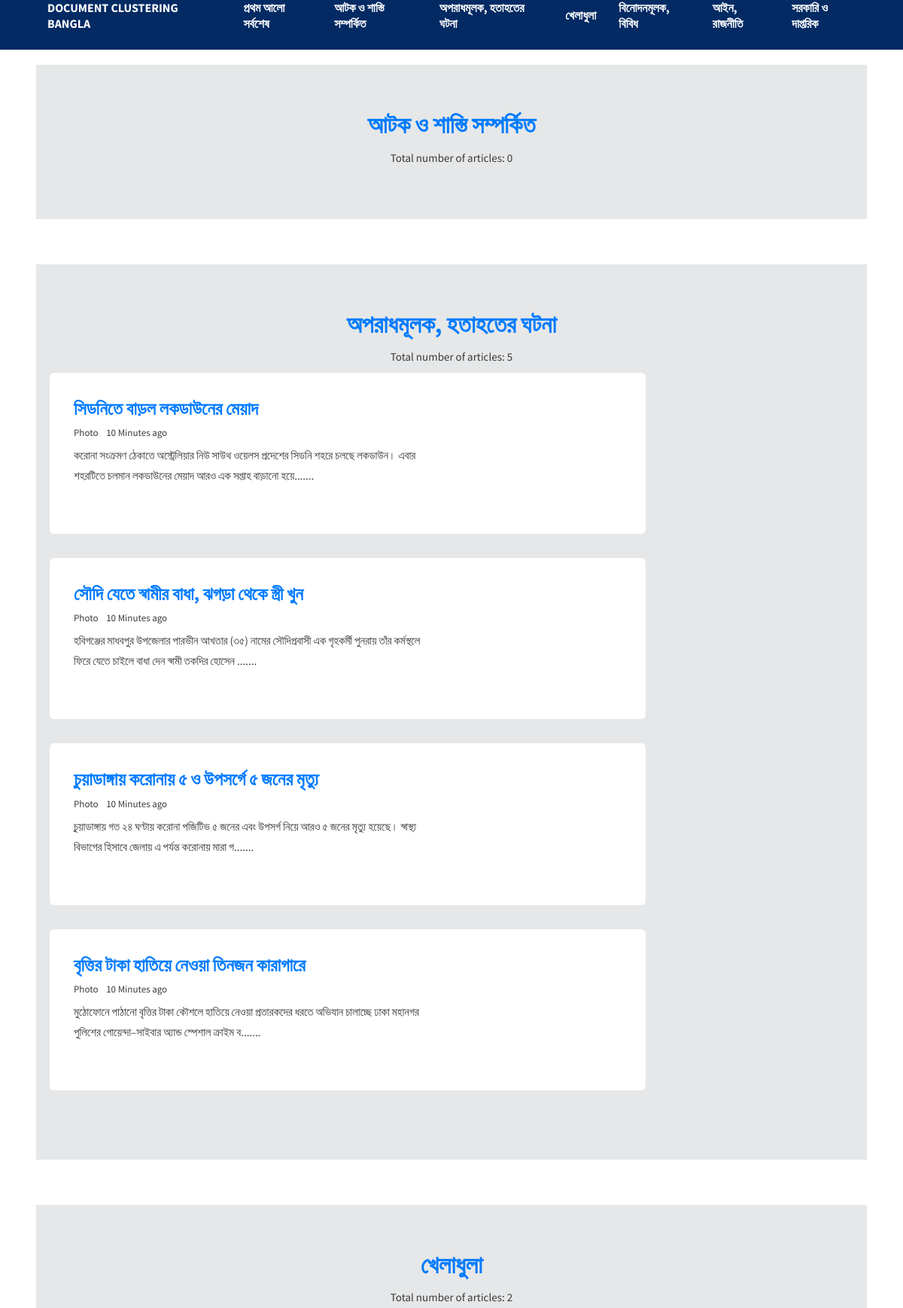
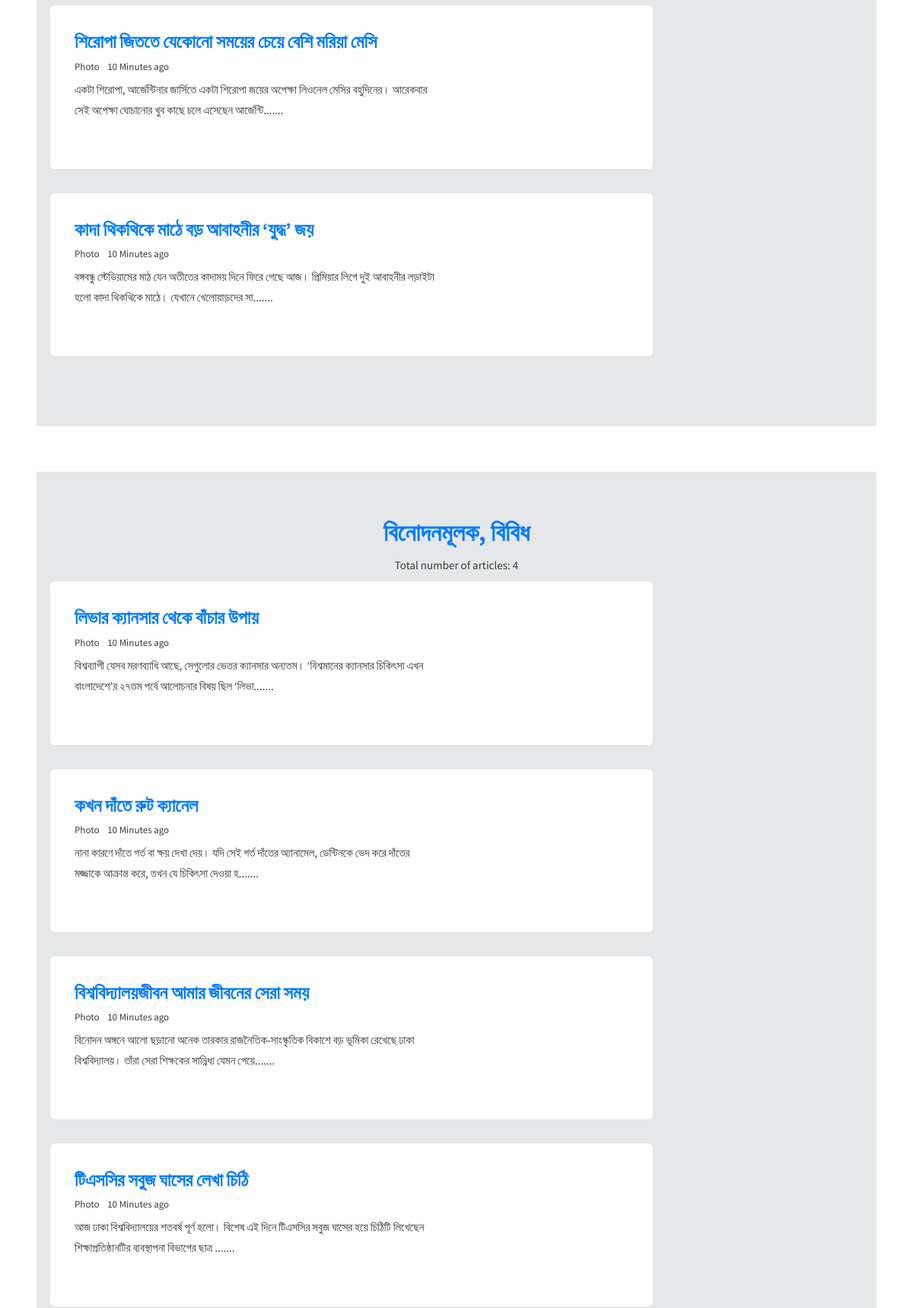
Page /viewprothomalo (upper part) on the committed database (2 pictures, top to bottom).
### blog/models.py (models this page shows, shortened)
class Pcluster(models.Model):
    cluster_no = models.IntegerField(default=0, unique=True)
    item_count = models.IntegerField(default = 0)
    news_type = models.CharField(max_length=200,null=True)

class Particle(models.Model):
    cluster = models.ForeignKey(Pcluster, on_delete=models.CASCADE)
    headline = models.CharField(max_length = 200, unique=True)
    content = models.CharField(max_length=2000,null=True, unique=True)

### blog/views.py (the view)
# urls.py: path('viewprothomalo', views.viewprothomalo, name = 'viewprothomalo'),
def viewprothomalo(request):
    clusters= Pcluster.objects.all()
    blusters= Cluster.objects.all()
    mylist = zip(clusters, blusters)
    context = {'mylist':mylist}
    return render(request, 'prothomalo.html',context)

### blog/templates/prothomalo.html (shortened to what this page needs)
{% extends 'base.html' %}
{% block body %}
{% for cluster, bluster in mylist %}
<div class="content-wrapper">
    <div class="container">
        <h1 class="mb-2 font-weight-600">
            <center>
                <a href="{% url 'blog:detail' cluster.cluster_no %}">{{cluster.news_type}}</a>
            </center>
        </h1>
        <center>
            <p>Total number of articles: {{cluster.item_count}}</p>
        </center>
    </div>
    {% for article in cluster.particle_set.all|slice:":6"%}
    <div class="container">
        <div class="row" data-aos="fade-up">
            <div class="col-lg-9 stretch-card grid-margin">
                <div class="card">
                  <div class="card-body">
                    <div class="row">
                        <div class="col-sm-8  grid-margin">
                            <a href="{% url 'blog:particle' article.id %}">
                            <h2 class="mb-2 font-weight-600">
                                {{article.headline}}
                            </h2>
                            </a>
                            <div class="fs-13 mb-2">
                              <span class="mr-2">Photo </span>10 Minutes ago
                            </div>
                            <p class="mb-0">
                                {{article.content|slice:":140"}}.......
                            </p>
                          </div>
                    </div>
                  </div>
                </div>
            </div>
        </div>
    </div>
    {% endfor %}
</div>
<br>
<br>
<br>
{% endfor %}
{% endblock %}

### rows in the picture
Pcluster: news_type "আটক ও শাস্তি সম্পর্কিত", item_count "0"
Pcluster: news_type "অপরাধমূলক, হতাহতের ঘটনা", item_count "5"
Particle: headline "সিডনিতে বাড়ল লকডাউনের মেয়াদ", content "করোনা সংক্রমণ ঠেকাতে অস্ট্রেলিয়ার নিউ সাউথ ওয়েলস প্রদেশের সিডনি শহরে চলছে লকডাউন। এবার শহরটিতে চলমান লকডাউনের মেয়াদ আরও এক সপ্তাহ বাড়ানো হয়ে"
Particle: headline "সৌদি যেতে স্বামীর বাধা, ঝগড়া থেকে স্ত্রী খুন", content "হবিগঞ্জের মাধবপুর উপজেলার পারভীন আখতার (৩৫) নামের সৌদিপ্রবাসী এক গৃহকর্মী পুনরায় তাঁর কর্মস্থলে ফিরে যেতে চাইলে বাধা দেন স্বামী তকদির হোসেন"
Particle: headline "চুয়াডাঙ্গায় করোনায় ৫ ও উপসর্গে ৫ জনের মৃত্যু", content "চুয়াডাঙ্গায় গত ২৪ ঘণ্টায় করোনা পজিটিভ ৫ জনের এবং উপসর্গ নিয়ে আরও ৫ জনের মৃত্যু হয়েছে। স্বাস্থ্য বিভাগের হিসাবে জেলায় এ পর্যন্ত করোনায় মারা গ"
Particle: headline "বৃত্তির টাকা হাতিয়ে নেওয়া তিনজন কারাগারে", content "মুঠোফোনে পাঠানো বৃত্তির টাকা কৌশলে হাতিয়ে নেওয়া প্রতারকদের ধরতে অভিযান চালাচ্ছে ঢাকা মহানগর পুলিশের গোয়েন্দা–সাইবার অ্যান্ড স্পেশাল ক্রাইম ব"
Pcluster: news_type "খেলাধুলা", item_count "2"
Particle: headline "শিরোপা জিততে যেকোনো সময়ের চেয়ে বেশি মরিয়া মেসি", content "একটা শিরোপা, আর্জেন্টিনার জার্সিতে একটা শিরোপা জয়ের অপেক্ষা লিওনেল মেসির বহুদিনের। আরেকবার সেই অপেক্ষা ঘোচানোর খুব কাছে চলে এসেছেন আর্জেন্টি"
Particle: headline "কাদা থিকথিকে মাঠে বড় আবাহনীর ‘যুদ্ধ’ জয়", content "বঙ্গবন্ধু স্টেডিয়ামের মাঠ যেন অতীতের কাদাময় দিনে ফিরে গেছে আজ। প্রিমিয়ার লিগে দুই আবাহনীর লড়াইটা হলো কাদা থিকথিকে মাঠে। যেখানে খেলোয়াড়দের সা"
Pcluster: news_type "বিনোদনমূলক, বিবিধ", item_count "4"
Particle: headline "লিভার ক্যানসার থেকে বাঁচার উপায়", content "বিশ্বব্যাপী যেসব মরণব্যাধি আছে, সেগুলোর ভেতর ক্যানসার অন্যতম। ‘বিশ্বমানের ক্যানসার চিকিৎসা এখন বাংলাদেশে’র ২৭তম পর্বে আলোচনার বিষয় ছিল ‘লিভা"
Particle: headline "কখন দাঁতে রুট ক্যানেল", content "নানা কারণে দাঁতে গর্ত বা ক্ষয় দেখা দেয়। যদি সেই গর্ত দাঁতের অ্যানামেল, ডেন্টিনকে ভেদ করে দাঁতের মজ্জাকে আক্রান্ত করে, তখন যে চিকিৎসা দেওয়া হ"
Particle: headline "বিশ্ববিদ্যালয়জীবন আমার জীবনের সেরা সময়", content "বিনোদন অঙ্গনে আলো ছড়ানো অনেক তারকার রাজনৈতিক-সাংস্কৃতিক বিকাশে বড় ভূমিকা রেখেছে ঢাকা বিশ্ববিদ্যালয়। তাঁরা সেরা শিক্ষকের সান্নিধ্য যেমন পেয়ে"
Particle: headline "টিএসসির সবুজ ঘাসের লেখা চিঠি", content "আজ ঢাকা বিশ্ববিদ্যালয়ের শতবর্ষ পূর্ণ হলো। বিশেষ এই দিনে টিএসসির সবুজ ঘাসের হয়ে চিঠিটি লিখেছেন শিক্ষাপ্রতিষ্ঠানটির ব্যবস্থাপনা বিভাগের ছাত্র"
